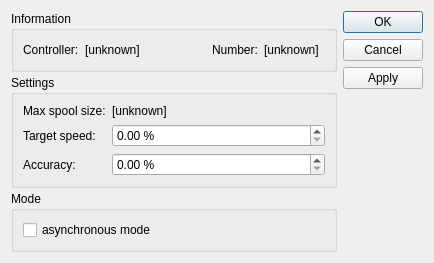
<?xml version="1.0" encoding="UTF-8"?>
<ui version="4.0">
 <class>DialogFirgelliLAC</class>
 <widget class="QDialog" name="DialogFirgelliLAC">
  <property name="geometry">
   <rect>
    <x>0</x>
    <y>0</y>
    <width>434</width>
    <height>256</height>
   </rect>
  </property>
  <property name="windowTitle">
   <string>Firgelli LAC</string>
  </property>
  <layout class="QHBoxLayout" name="horizontalLayout">
   <item>
    <layout class="QVBoxLayout" name="verticalLayout_2">
     <property name="spacing">
      <number>3</number>
     </property>
     <item>
      <widget class="QGroupBox" name="group1">
       <property name="title">
        <string>Information</string>
       </property>
       <layout class="QGridLayout" name="gridLayout_2">
        <item row="0" column="0">
         <widget class="QLabel" name="label">
          <property name="text">
           <string>Controller:</string>
          </property>
         </widget>
        </item>
        <item row="0" column="2">
         <spacer name="horizontalSpacer">
          <property name="orientation">
           <enum>Qt::Horizontal</enum>
          </property>
          <property name="sizeHint" stdset="0">
           <size>
            <width>40</width>
            <height>20</height>
           </size>
          </property>
         </spacer>
        </item>
        <item row="0" column="1">
         <widget class="QLabel" name="idLabel">
          <property name="sizePolicy">
           <sizepolicy hsizetype="MinimumExpanding" vsizetype="Preferred">
            <horstretch>0</horstretch>
            <verstretch>0</verstretch>
           </sizepolicy>
          </property>
          <property name="text">
           <string>[unknown]</string>
          </property>
         </widget>
        </item>
        <item row="0" column="4">
         <widget class="QLabel" name="numLabel">
          <property name="sizePolicy">
           <sizepolicy hsizetype="MinimumExpanding" vsizetype="Preferred">
            <horstretch>0</horstretch>
            <verstretch>0</verstretch>
           </sizepolicy>
          </property>
          <property name="text">
           <string>[unknown]</string>
          </property>
          <property name="wordWrap">
           <bool>true</bool>
          </property>
         </widget>
        </item>
        <item row="0" column="3">
         <widget class="QLabel" name="label_6">
          <property name="text">
           <string>Number:</string>
          </property>
         </widget>
        </item>
       </layout>
      </widget>
     </item>
     <item>
      <widget class="QGroupBox" name="groupSettings">
       <property name="sizePolicy">
        <sizepolicy hsizetype="Preferred" vsizetype="Expanding">
         <horstretch>0</horstretch>
         <verstretch>0</verstretch>
        </sizepolicy>
       </property>
       <property name="title">
        <string>Settings</string>
       </property>
       <layout class="QGridLayout" name="gridLayout">
        <item row="2" column="1">
         <widget class="QDoubleSpinBox" name="sb_speed">
          <property name="sizePolicy">
           <sizepolicy hsizetype="MinimumExpanding" vsizetype="Fixed">
            <horstretch>0</horstretch>
            <verstretch>0</verstretch>
           </sizepolicy>
          </property>
          <property name="prefix">
           <string/>
          </property>
          <property name="suffix">
           <string> %</string>
          </property>
          <property name="decimals">
           <number>2</number>
          </property>
          <property name="minimum">
           <double>0.000000000000000</double>
          </property>
          <property name="maximum">
           <double>100.000000000000000</double>
          </property>
          <property name="singleStep">
           <double>1.000000000000000</double>
          </property>
          <property name="value">
           <double>0.000000000000000</double>
          </property>
         </widget>
        </item>
        <item row="2" column="0">
         <widget class="QLabel" name="label_10">
          <property name="text">
           <string>Target speed:</string>
          </property>
         </widget>
        </item>
        <item row="0" column="1">
         <widget class="QLabel" name="lb_spoolMax">
          <property name="text">
           <string>[unknown]</string>
          </property>
         </widget>
        </item>
        <item row="0" column="0">
         <widget class="QLabel" name="label_2">
          <property name="text">
           <string>Max spool size:</string>
          </property>
         </widget>
        </item>
        <item row="3" column="1">
         <widget class="QDoubleSpinBox" name="sb_accuracy">
          <property name="sizePolicy">
           <sizepolicy hsizetype="MinimumExpanding" vsizetype="Fixed">
            <horstretch>0</horstretch>
            <verstretch>0</verstretch>
           </sizepolicy>
          </property>
          <property name="prefix">
           <string/>
          </property>
          <property name="suffix">
           <string> %</string>
          </property>
          <property name="decimals">
           <number>2</number>
          </property>
          <property name="minimum">
           <double>0.000000000000000</double>
          </property>
          <property name="maximum">
           <double>100.000000000000000</double>
          </property>
          <property name="singleStep">
           <double>1.000000000000000</double>
          </property>
          <property name="value">
           <double>0.000000000000000</double>
          </property>
         </widget>
        </item>
        <item row="3" column="0">
         <widget class="QLabel" name="label_9">
          <property name="text">
           <string>Accuracy:</string>
          </property>
         </widget>
        </item>
       </layout>
      </widget>
     </item>
     <item>
      <widget class="QGroupBox" name="groupMode">
       <property name="title">
        <string>Mode</string>
       </property>
       <layout class="QVBoxLayout" name="verticalLayout">
        <item>
         <widget class="QCheckBox" name="checkAsync">
          <property name="text">
           <string>asynchronous mode</string>
          </property>
         </widget>
        </item>
       </layout>
      </widget>
     </item>
     <item>
      <spacer name="verticalSpacer">
       <property name="orientation">
        <enum>Qt::Vertical</enum>
       </property>
       <property name="sizeHint" stdset="0">
        <size>
         <width>20</width>
         <height>40</height>
        </size>
       </property>
      </spacer>
     </item>
    </layout>
   </item>
   <item>
    <widget class="QDialogButtonBox" name="buttonBox">
     <property name="locale">
      <locale language="German" country="Germany"/>
     </property>
     <property name="orientation">
      <enum>Qt::Vertical</enum>
     </property>
     <property name="standardButtons">
      <set>QDialogButtonBox::Apply|QDialogButtonBox::Cancel|QDialogButtonBox::Ok</set>
     </property>
    </widget>
   </item>
  </layout>
 </widget>
 <resources/>
 <connections/>
</ui>
